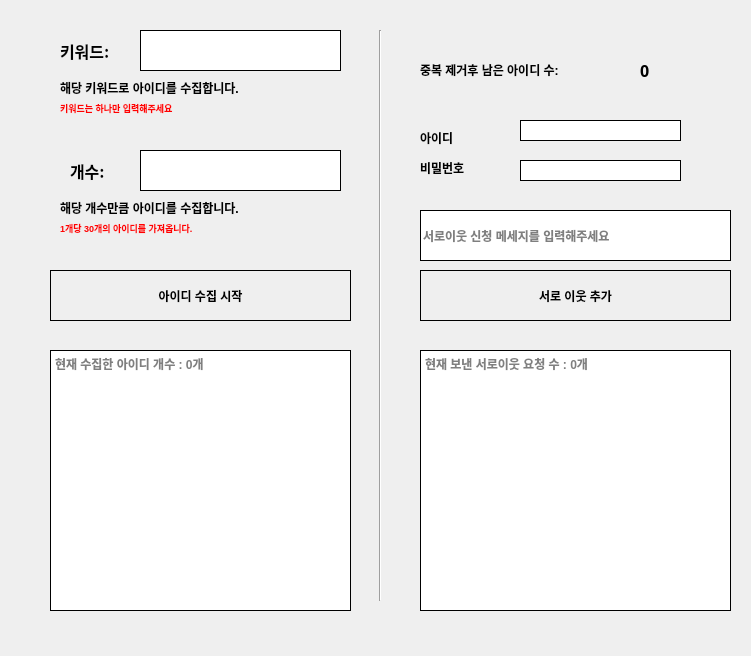
<?xml version="1.0" encoding="UTF-8"?>
<ui version="4.0">
 <class>Dialog</class>
 <widget class="QDialog" name="Dialog">
  <property name="geometry">
   <rect>
    <x>0</x>
    <y>0</y>
    <width>751</width>
    <height>656</height>
   </rect>
  </property>
  <property name="font">
   <font>
    <weight>75</weight>
    <bold>true</bold>
   </font>
  </property>
  <property name="windowTitle">
   <string>서이추 봇</string>
  </property>
  <widget class="QLabel" name="label">
   <property name="geometry">
    <rect>
     <x>60</x>
     <y>80</y>
     <width>271</width>
     <height>16</height>
    </rect>
   </property>
   <property name="text">
    <string>해당 키워드로 아이디를 수집합니다.</string>
   </property>
  </widget>
  <widget class="QLineEdit" name="KeyWord">
   <property name="geometry">
    <rect>
     <x>140</x>
     <y>30</y>
     <width>201</width>
     <height>41</height>
    </rect>
   </property>
   <property name="styleSheet">
    <string notr="true">border: 1px solid black;</string>
   </property>
   <property name="text">
    <string/>
   </property>
  </widget>
  <widget class="QLabel" name="label_2">
   <property name="geometry">
    <rect>
     <x>60</x>
     <y>40</y>
     <width>71</width>
     <height>21</height>
    </rect>
   </property>
   <property name="font">
    <font>
     <family>Agency FB</family>
     <pointsize>12</pointsize>
    </font>
   </property>
   <property name="text">
    <string>키워드:</string>
   </property>
  </widget>
  <widget class="QLabel" name="label_3">
   <property name="geometry">
    <rect>
     <x>70</x>
     <y>160</y>
     <width>51</width>
     <height>21</height>
    </rect>
   </property>
   <property name="font">
    <font>
     <family>Agency FB</family>
     <pointsize>12</pointsize>
    </font>
   </property>
   <property name="text">
    <string>개수:</string>
   </property>
  </widget>
  <widget class="QLineEdit" name="Count">
   <property name="geometry">
    <rect>
     <x>140</x>
     <y>150</y>
     <width>201</width>
     <height>41</height>
    </rect>
   </property>
   <property name="styleSheet">
    <string notr="true">border: 1px solid black;</string>
   </property>
   <property name="text">
    <string/>
   </property>
   <property name="echoMode">
    <enum>QLineEdit::Normal</enum>
   </property>
  </widget>
  <widget class="QLabel" name="label_4">
   <property name="geometry">
    <rect>
     <x>60</x>
     <y>200</y>
     <width>271</width>
     <height>16</height>
    </rect>
   </property>
   <property name="text">
    <string>해당 개수만큼 아이디를 수집합니다.</string>
   </property>
  </widget>
  <widget class="QTextEdit" name="CollectStatus">
   <property name="geometry">
    <rect>
     <x>50</x>
     <y>350</y>
     <width>301</width>
     <height>261</height>
    </rect>
   </property>
   <property name="styleSheet">
    <string notr="true">border: 1px solid black;</string>
   </property>
   <property name="markdown">
    <string/>
   </property>
   <property name="html">
    <string>&lt;!DOCTYPE HTML PUBLIC &quot;-//W3C//DTD HTML 4.0//EN&quot; &quot;http://www.w3.org/TR/REC-html40/strict.dtd&quot;&gt;
&lt;html&gt;&lt;head&gt;&lt;meta name=&quot;qrichtext&quot; content=&quot;1&quot; /&gt;&lt;style type=&quot;text/css&quot;&gt;
p, li { white-space: pre-wrap; }
&lt;/style&gt;&lt;/head&gt;&lt;body style=&quot; font-family:'Gulim'; font-size:9pt; font-weight:600; font-style:normal;&quot;&gt;
&lt;p style=&quot;-qt-paragraph-type:empty; margin-top:0px; margin-bottom:0px; margin-left:0px; margin-right:0px; -qt-block-indent:0; text-indent:0px;&quot;&gt;&lt;br /&gt;&lt;/p&gt;&lt;/body&gt;&lt;/html&gt;</string>
   </property>
   <property name="placeholderText">
    <string>현재 수집한 아이디 개수 : 0개</string>
   </property>
  </widget>
  <widget class="QLineEdit" name="Id">
   <property name="geometry">
    <rect>
     <x>520</x>
     <y>120</y>
     <width>161</width>
     <height>21</height>
    </rect>
   </property>
   <property name="styleSheet">
    <string notr="true">border: 1px solid black;</string>
   </property>
  </widget>
  <widget class="QPushButton" name="IdCollectBtn">
   <property name="geometry">
    <rect>
     <x>50</x>
     <y>270</y>
     <width>301</width>
     <height>51</height>
    </rect>
   </property>
   <property name="styleSheet">
    <string notr="true">border: 1px solid black;</string>
   </property>
   <property name="text">
    <string>아이디 수집 시작</string>
   </property>
  </widget>
  <widget class="Line" name="line">
   <property name="geometry">
    <rect>
     <x>370</x>
     <y>30</y>
     <width>21</width>
     <height>571</height>
    </rect>
   </property>
   <property name="autoFillBackground">
    <bool>false</bool>
   </property>
   <property name="locale">
    <locale language="Korean" country="SouthKorea"/>
   </property>
   <property name="orientation">
    <enum>Qt::Vertical</enum>
   </property>
  </widget>
  <widget class="QLineEdit" name="Pw">
   <property name="geometry">
    <rect>
     <x>520</x>
     <y>160</y>
     <width>161</width>
     <height>21</height>
    </rect>
   </property>
   <property name="styleSheet">
    <string notr="true">border: 1px solid black;</string>
   </property>
   <property name="echoMode">
    <enum>QLineEdit::Password</enum>
   </property>
  </widget>
  <widget class="QLabel" name="label_5">
   <property name="geometry">
    <rect>
     <x>420</x>
     <y>130</y>
     <width>64</width>
     <height>15</height>
    </rect>
   </property>
   <property name="text">
    <string>아이디</string>
   </property>
  </widget>
  <widget class="QLabel" name="label_6">
   <property name="geometry">
    <rect>
     <x>420</x>
     <y>160</y>
     <width>64</width>
     <height>15</height>
    </rect>
   </property>
   <property name="text">
    <string>비밀번호</string>
   </property>
  </widget>
  <widget class="QTextEdit" name="CollectStatus2">
   <property name="geometry">
    <rect>
     <x>420</x>
     <y>350</y>
     <width>311</width>
     <height>261</height>
    </rect>
   </property>
   <property name="styleSheet">
    <string notr="true">border: 1px solid black;</string>
   </property>
   <property name="markdown">
    <string/>
   </property>
   <property name="html">
    <string>&lt;!DOCTYPE HTML PUBLIC &quot;-//W3C//DTD HTML 4.0//EN&quot; &quot;http://www.w3.org/TR/REC-html40/strict.dtd&quot;&gt;
&lt;html&gt;&lt;head&gt;&lt;meta name=&quot;qrichtext&quot; content=&quot;1&quot; /&gt;&lt;style type=&quot;text/css&quot;&gt;
p, li { white-space: pre-wrap; }
&lt;/style&gt;&lt;/head&gt;&lt;body style=&quot; font-family:'Gulim'; font-size:9pt; font-weight:600; font-style:normal;&quot;&gt;
&lt;p style=&quot;-qt-paragraph-type:empty; margin-top:0px; margin-bottom:0px; margin-left:0px; margin-right:0px; -qt-block-indent:0; text-indent:0px;&quot;&gt;&lt;br /&gt;&lt;/p&gt;&lt;/body&gt;&lt;/html&gt;</string>
   </property>
   <property name="placeholderText">
    <string>현재 보낸 서로이웃 요청 수 : 0개</string>
   </property>
  </widget>
  <widget class="QPushButton" name="AddFriendBtn">
   <property name="geometry">
    <rect>
     <x>420</x>
     <y>270</y>
     <width>311</width>
     <height>51</height>
    </rect>
   </property>
   <property name="styleSheet">
    <string notr="true">border: 1px solid black;</string>
   </property>
   <property name="text">
    <string>서로 이웃 추가</string>
   </property>
  </widget>
  <widget class="QLabel" name="label_7">
   <property name="geometry">
    <rect>
     <x>420</x>
     <y>60</y>
     <width>211</width>
     <height>20</height>
    </rect>
   </property>
   <property name="text">
    <string>중복 제거후 남은 아이디 수:</string>
   </property>
  </widget>
  <widget class="QLabel" name="Rest">
   <property name="geometry">
    <rect>
     <x>640</x>
     <y>60</y>
     <width>61</width>
     <height>21</height>
    </rect>
   </property>
   <property name="font">
    <font>
     <family>Agency FB</family>
     <pointsize>12</pointsize>
    </font>
   </property>
   <property name="text">
    <string>0</string>
   </property>
  </widget>
  <widget class="QLineEdit" name="message">
   <property name="geometry">
    <rect>
     <x>420</x>
     <y>210</y>
     <width>311</width>
     <height>51</height>
    </rect>
   </property>
   <property name="autoFillBackground">
    <bool>false</bool>
   </property>
   <property name="styleSheet">
    <string notr="true">border: 1px solid black;</string>
   </property>
   <property name="inputMask">
    <string/>
   </property>
   <property name="text">
    <string/>
   </property>
   <property name="placeholderText">
    <string>서로이웃 신청 메세지를 입력해주세요</string>
   </property>
  </widget>
  <widget class="QLabel" name="label_8">
   <property name="geometry">
    <rect>
     <x>60</x>
     <y>100</y>
     <width>241</width>
     <height>16</height>
    </rect>
   </property>
   <property name="styleSheet">
    <string notr="true">color: red;</string>
   </property>
   <property name="text">
    <string>&lt;html&gt;&lt;head/&gt;&lt;body&gt;&lt;p&gt;&lt;span style=&quot; font-size:7pt;&quot;&gt;키워드는 하나만 입력해주세요&lt;/span&gt;&lt;/p&gt;&lt;/body&gt;&lt;/html&gt;</string>
   </property>
  </widget>
  <widget class="QLabel" name="label_9">
   <property name="geometry">
    <rect>
     <x>60</x>
     <y>220</y>
     <width>241</width>
     <height>16</height>
    </rect>
   </property>
   <property name="styleSheet">
    <string notr="true">color:red;</string>
   </property>
   <property name="text">
    <string>&lt;html&gt;&lt;head/&gt;&lt;body&gt;&lt;p&gt;&lt;span style=&quot; font-size:7pt;&quot;&gt;1개당 30개의 아이디를 가져옵니다.&lt;/span&gt;&lt;/p&gt;&lt;/body&gt;&lt;/html&gt;</string>
   </property>
  </widget>
 </widget>
 <resources/>
 <connections/>
</ui>
